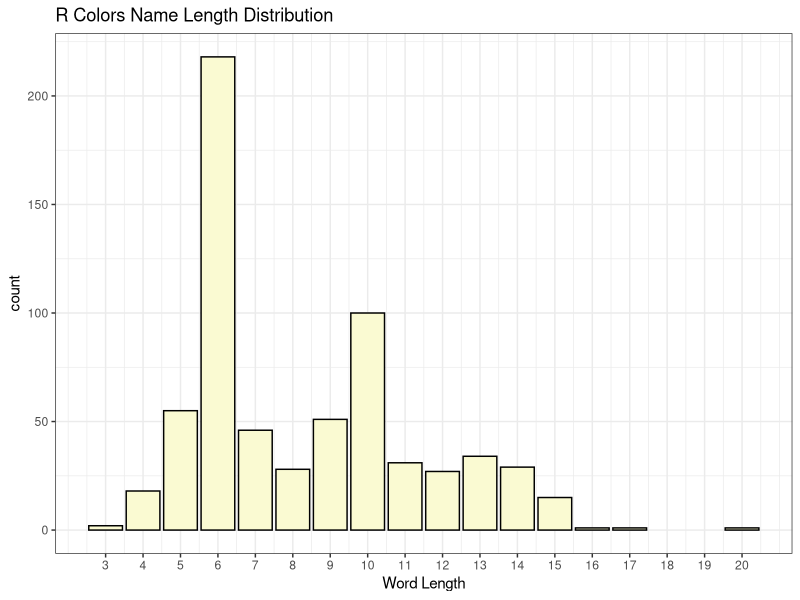

Generate this figure with R:
## ---- chunk 1
knitr::opts_chunk$set(echo = TRUE, message = FALSE, warning = FALSE,
                      cache = TRUE, autodep = TRUE,
                      cache.comments = FALSE)
library(tidyverse)
## ---- chunk 2
'a string'
"another string"
## ---- chunk 3
"A 'string' that contains single quotes"
'A "string" that contains double quotes'
## ---- chunk 4
"A \"string\" using backslashes to \"escape\" the double quote characters."
## ---- chunk 5
df_colors = tibble(
  index = seq_along(colors()),
  colors = colors())

print(df_colors)
## ---- chunk 6

## ---- chunk 7
## Add the string length
df1 = df_colors %>%
  mutate(length = str_length(colors))

## Longest
longest = df1 %>%
  slice_max(n = 1, order_by = length)

longest

## Shortest
shortest = df1 %>%
  slice_min(n = 1, order_by = length)

shortest
## ---- chunk 8
ggplot(df1, aes(x=length)) +
  geom_bar(fill = longest$colors, color="black") +
  xlab("Word Length") +
  scale_x_continuous(labels = 3:20, breaks = 3:20) +
  ggtitle("R Colors Name Length Distribution") +
  theme_bw()
## ---- chunk 9

## ---- chunk 10
df2 = df_colors %>%
  filter(str_length(colors) == 8) %>% 
  arrange(colors)

df2 %>% 
  summarize(n = n(),
            first = min(colors),
            last = max(colors))

df2 %>% 
  print(n = Inf)
## ---- chunk 11

## ---- chunk 12
## Solution using str_sub()
## Positive start and end count from the start
## Negative count from the end
df3a = df_colors %>%
  mutate(first = str_sub(colors,1,1),
         last = str_sub(colors,-1,-1)) %>%
  filter(first == last)
df3a

df3a %>%
  summarize(n=n(), first = min(colors), last = max(colors))
## ---- chunk 13
## Solution using str_extract()
df3b = df_colors %>% 
  mutate(first = str_extract(colors, "^."),
         last = str_extract(colors, ".$")) %>% 
  filter(first == last)

df3b

df3b %>%
  summarize(n=n(), first = min(colors), last = max(colors))
## ---- chunk 14
df_colors %>% 
  filter( str_extract(colors, "^.") == str_extract(colors, ".$") )
## ---- chunk 15
df3c = df_colors %>%
  filter(str_detect(colors, "^([:alpha:]).*\\1$"))

df3c
## ---- chunk 16
prob4 = df_colors %>% 
  filter(str_detect(colors, "^[aeiou].*[aeiouy]$")) 

prob4 = prob4 %>% 
  mutate(colors = str_to_title(colors)) %>% 
  mutate(colors = str_c(str_sub(colors, 1, -3), "XX")) 
prob4
## ---- chunk 17
df4 = df_colors %>%
  filter(str_detect(colors, "^[aeiou].*[aeiouy]$"))
df4

df4 = df4 %>%
  mutate(new_colors = str_c(str_to_upper(str_sub(colors,1,1)), # capitalize first letter
                            str_sub(colors,2,-3), #start and end points are inclusive
                            "XX"))

df4
## ---- chunk 18
prob5 = df_colors %>% 
  filter(str_detect(colors, "^[aeiou][:alpha:]{2,8}[^aeiouy0-9]$"))

prob5
## ---- chunk 19
df5 = df_colors %>%
  filter(!str_detect(colors,"[:digit:]")) %>% # no digit
  filter(str_detect(colors, "^[aeiou].{2,8}[^aeiouy]$")) %>%
  mutate(length = str_length(colors)) # added to check the length
df5
## ---- chunk 20
prob6 = df_colors %>% 
  filter(str_detect(colors, "([:alpha:])\\1")) 

prob6
## ---- chunk 21
## Lecture
df6 = df_colors %>%
  filter(str_detect(colors, "([:alpha:])\\1"))

df6
## ---- chunk 22
prob7 = df_colors %>% 
  filter(str_detect(colors, "red|blue|green"))

prob7
## ---- chunk 23
## Lecture
df7 = df_colors %>%
  filter(str_detect(colors, "red|blue|green"))

df7
